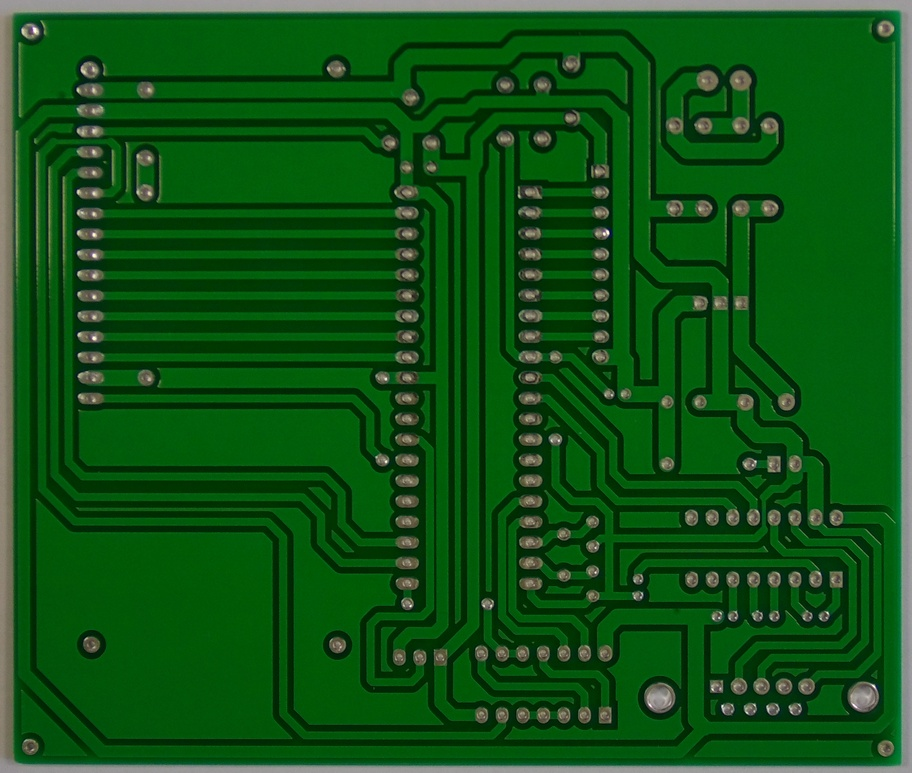
#> input picture PCB-Defect-Detection-and-Classification-System-PCB-Defect-Detection-and-Classification-System-Yuvraj-Singh0/PCB_DATASET/05.JPG, 912 x 773 px, shrunk from 2544 x 2156 before the run, found by its file name
$ python subtraction.py
#> lines starting #> are read from the running program, lines starting #| are printed output that depends on the picture
import cv2
import numpy as np
import os

PROJECT_ROOT = os.path.dirname(os.path.abspath(__file__))

REF_PATH = os.path.join(PROJECT_ROOT, "images", "template", "05.JPG")
ALIGNED_PATH = os.path.join(PROJECT_ROOT, "images", "test_aligned.jpg")
OUT_PATH = os.path.join(PROJECT_ROOT, "images", "difference.jpg")

ref = cv2.imread(REF_PATH, 0)
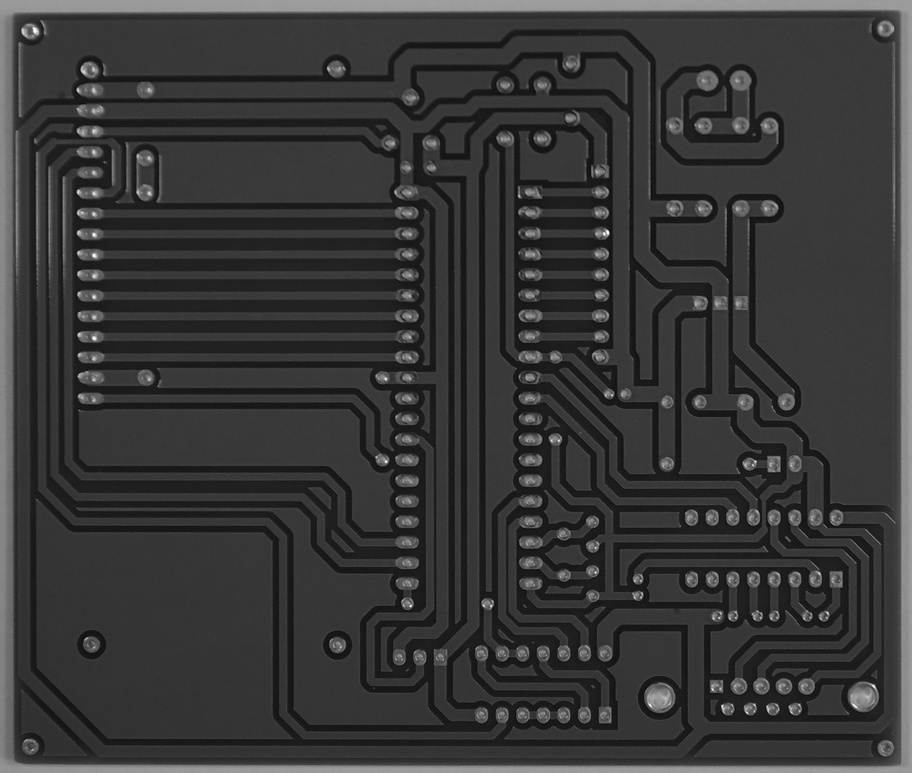
#> ref: shape (773, 912); min 9, max 255, mean 55.4
aligned = cv2.imread(ALIGNED_PATH, 0)

# Normalize
ref = cv2.normalize(ref, None, 0, 255, cv2.NORM_MINMAX)
aligned = cv2.normalize(aligned, None, 0, 255, cv2.NORM_MINMAX)

# Strong blur to suppress PCB tracks
ref_blur = cv2.GaussianBlur(ref, (11, 11), 0)
#> (the run stopped early here; a loop or call above may not have finished)

$ run again, with PCB-Defect-Detection-and-Classification-System-PCB-Defect-Detection-and-Classification-System-Yuvraj-Singh0/PCB_DATASET/01.JPG copied over PCB-Defect-Detection-and-Classification-System-PCB-Defect-Detection-and-Classification-System-Yuvraj-Singh0/PCB_DATASET/05.JPG
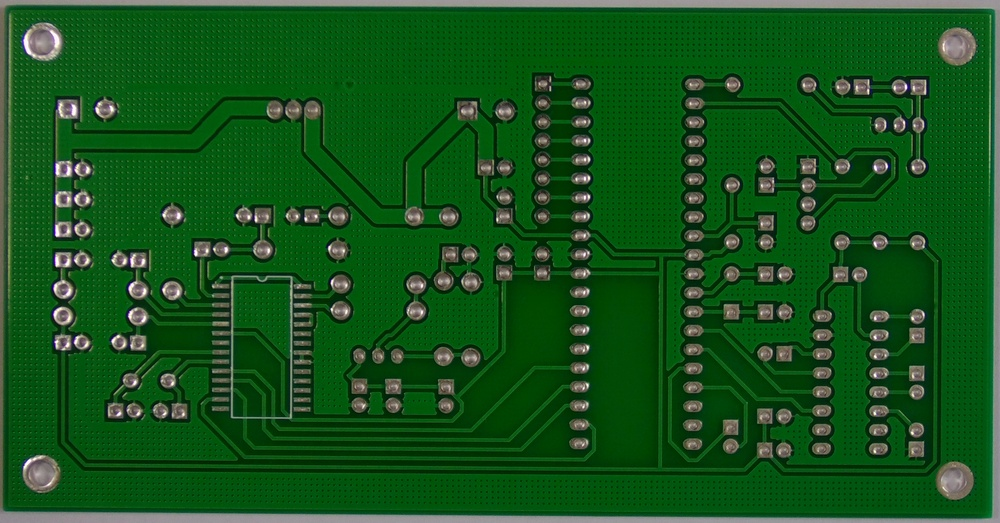
#> input picture PCB-Defect-Detection-and-Classification-System-PCB-Defect-Detection-and-Classification-System-Yuvraj-Singh0/PCB_DATASET/01.JPG, 1000 x 523 px, shrunk from 3034 x 1586 before the run, found by its file name
#> `ref = cv2.imread(REF_PATH, 0)`:
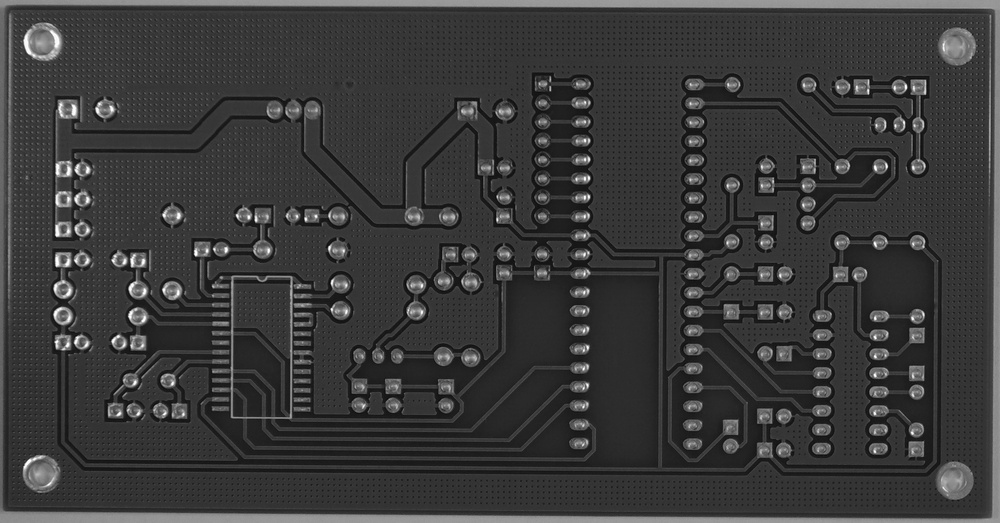
#> ref: shape (523, 1000); min 9, max 255, mean 58.3
#> `ref_blur = cv2.GaussianBlur(ref, (11, 11), 0)`:
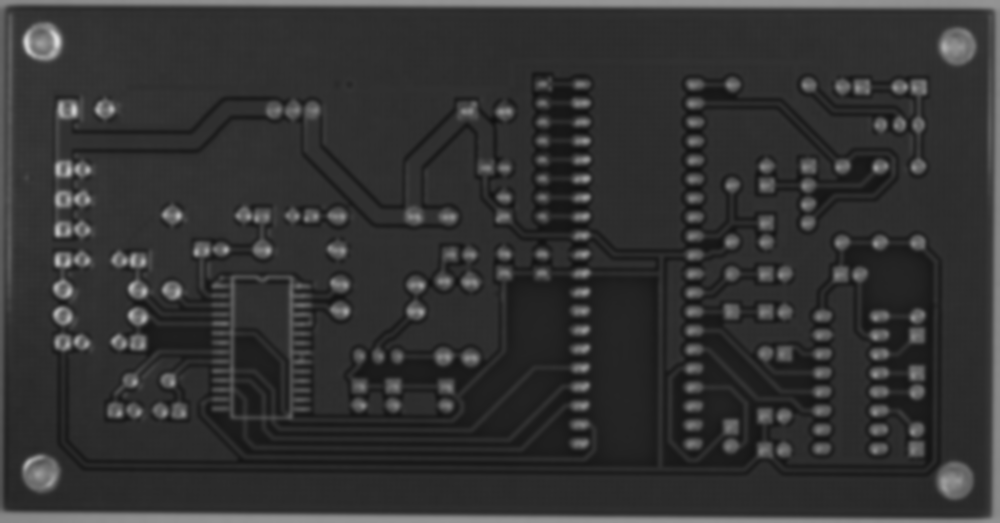
#> ref_blur: shape (523, 1000); min 17, max 220, mean 51.2

$ run again, with PCB-Defect-Detection-and-Classification-System-PCB-Defect-Detection-and-Classification-System-Yuvraj-Singh0/PCB_DATASET/07.JPG copied over PCB-Defect-Detection-and-Classification-System-PCB-Defect-Detection-and-Classification-System-Yuvraj-Singh0/PCB_DATASET/05.JPG
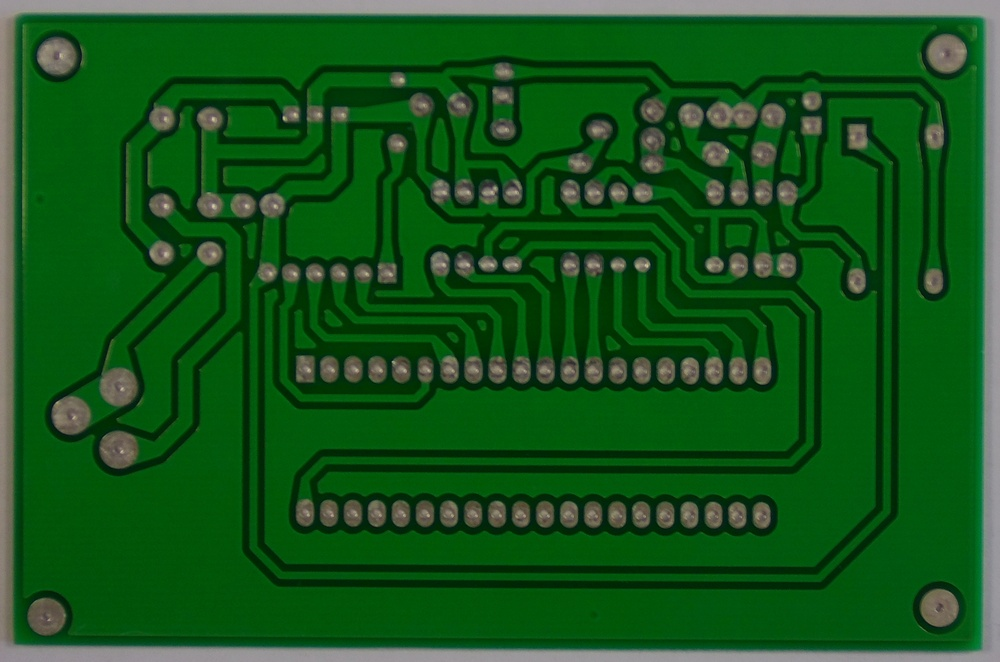
#> input picture PCB-Defect-Detection-and-Classification-System-PCB-Defect-Detection-and-Classification-System-Yuvraj-Singh0/PCB_DATASET/07.JPG, 1000 x 662 px, shrunk from 2904 x 1921 before the run, found by its file name
#> `ref = cv2.imread(REF_PATH, 0)`:
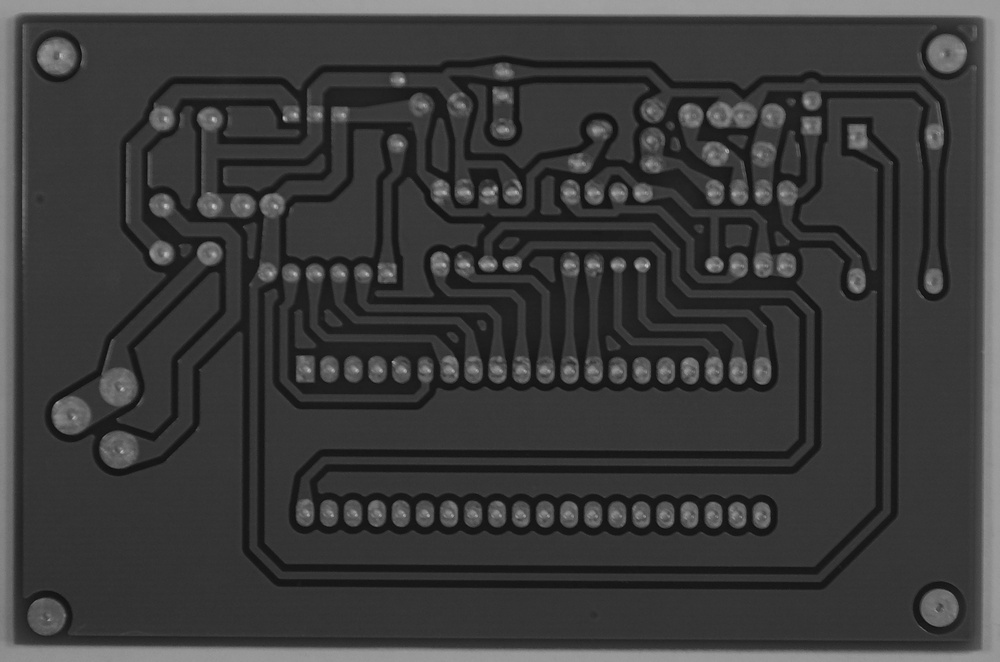
#> ref: shape (662, 1000); min 12, max 201, mean 58.9
#> `ref = cv2.normalize(ref, None, 0, 255, cv2.NORM_MINMAX)`:
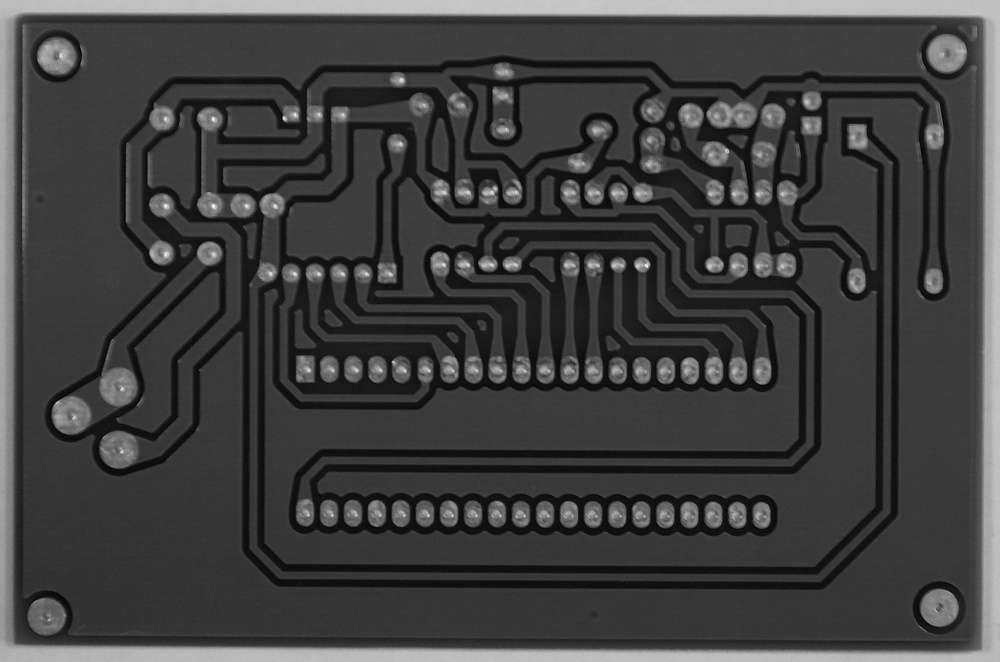
#> ref: shape (662, 1000); min 0, max 255, mean 63.3

$ run again, with PCB-Defect-Detection-and-Classification-System-PCB-Defect-Detection-and-Classification-System-Yuvraj-Singh0/PCB_DATASET/08.JPG copied over PCB-Defect-Detection-and-Classification-System-PCB-Defect-Detection-and-Classification-System-Yuvraj-Singh0/PCB_DATASET/05.JPG
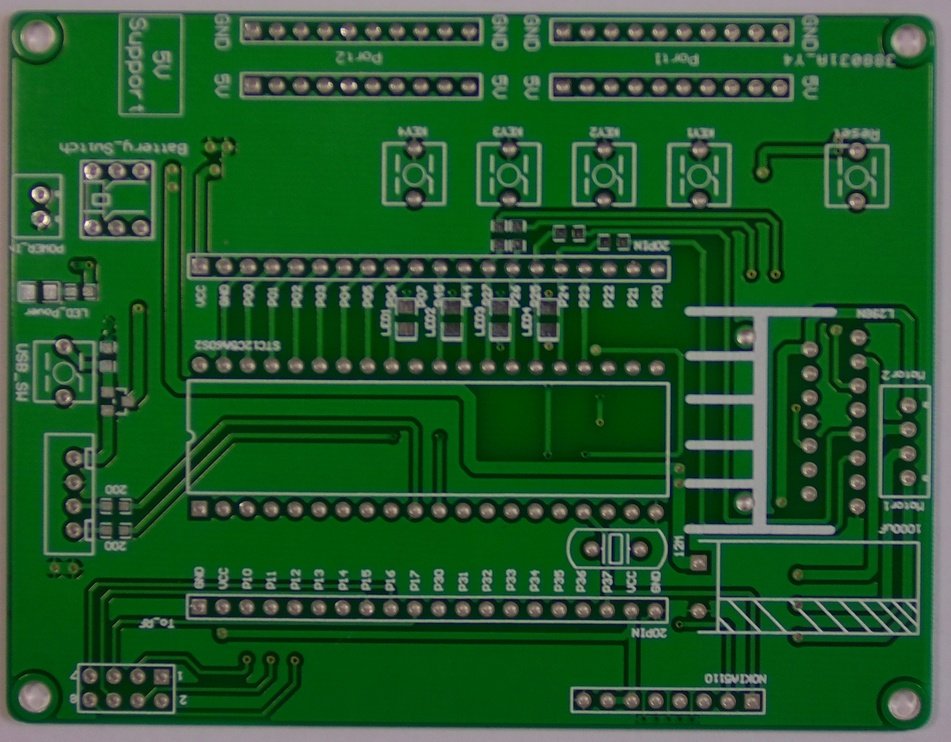
#> input picture PCB-Defect-Detection-and-Classification-System-PCB-Defect-Detection-and-Classification-System-Yuvraj-Singh0/PCB_DATASET/08.JPG, 951 x 742 px, shrunk from 2759 x 2154 before the run, found by its file name
#> `ref = cv2.imread(REF_PATH, 0)`:
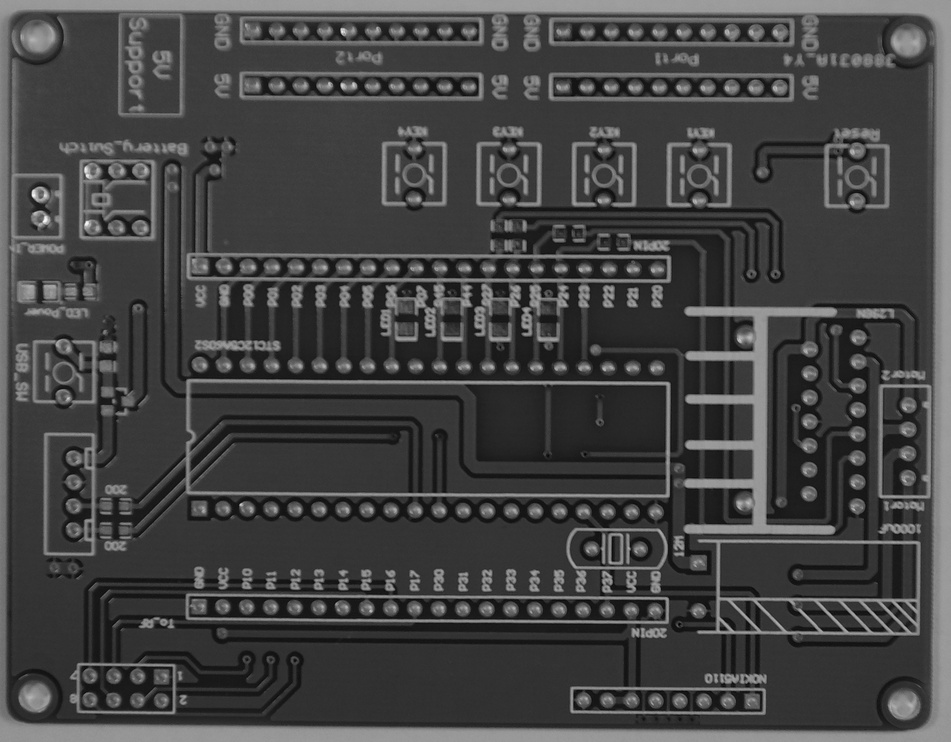
#> ref: shape (742, 951); min 0, max 248, mean 67.6
#> `ref_blur = cv2.GaussianBlur(ref, (11, 11), 0)`:
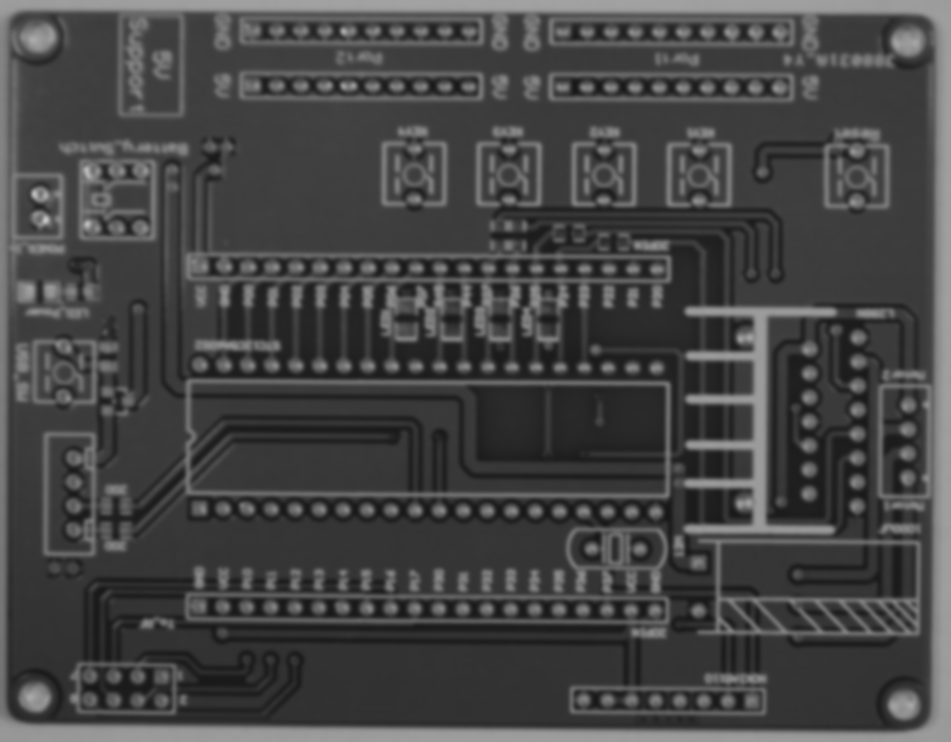
#> ref_blur: shape (742, 951); min 23, max 198, mean 69.5
